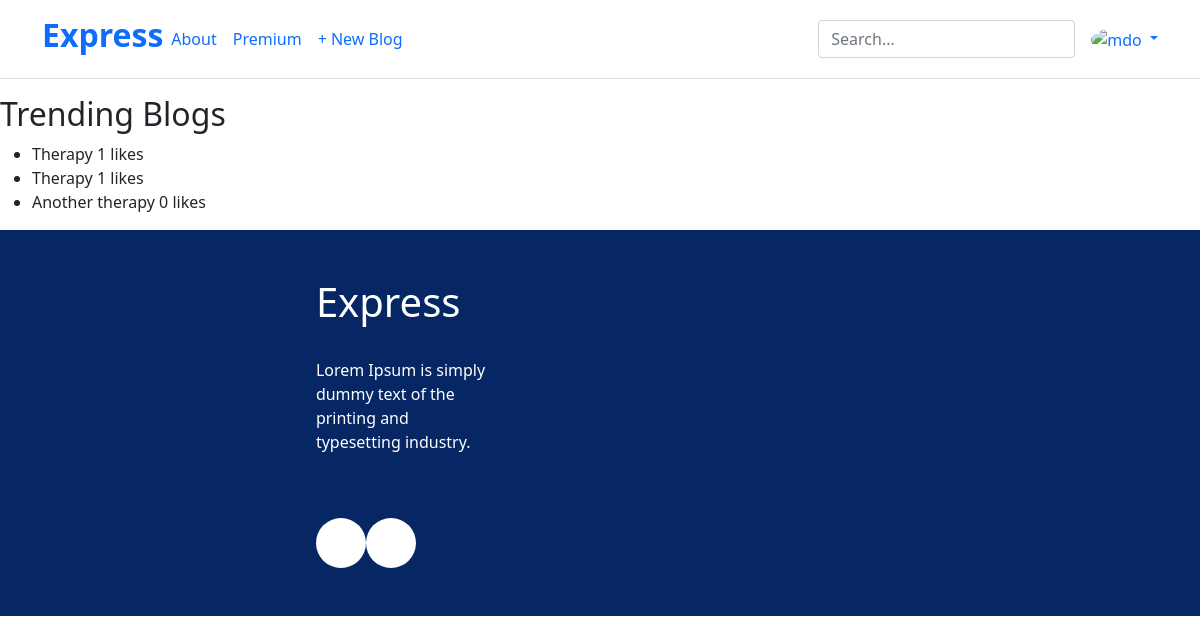
/trending/, run on an earlier commit of the app's database.
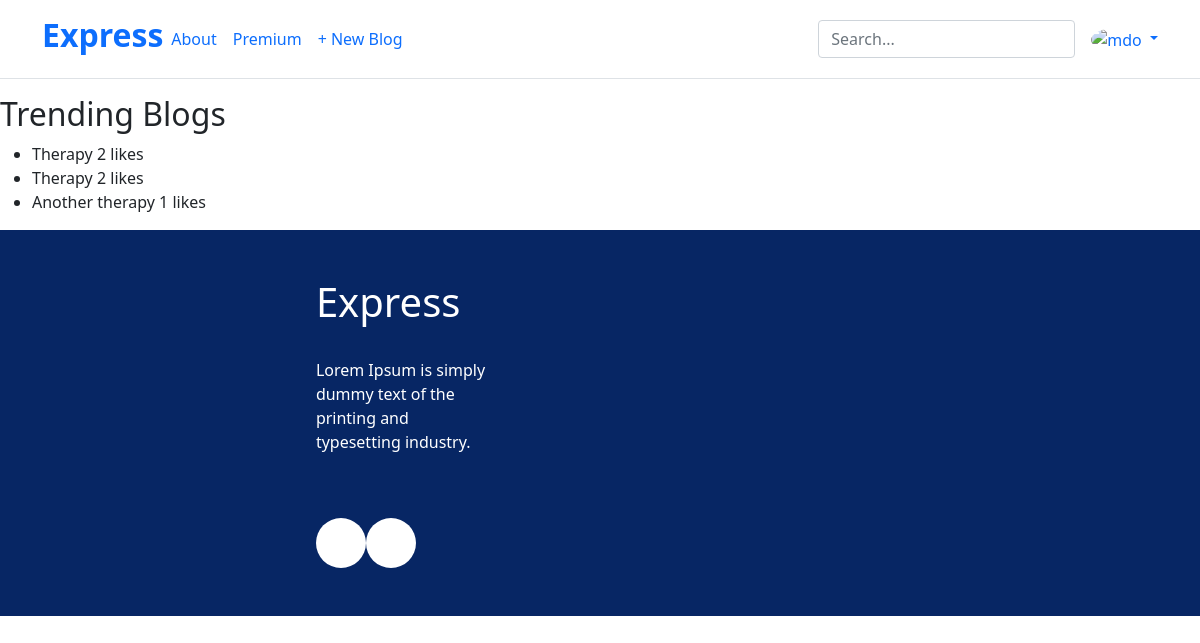
And on a later commit of the database.
### home/models.py (models this page shows, shortened)
class BlogPost(models.Model):
    title = models.CharField(max_length=200)
    content = models.TextField()
    image = ImageField(upload_to='blog_images/')  # Use ImageField instead of FileField
    date_published = models.DateTimeField(auto_now_add=True)
    hashtags = models.ManyToManyField(Hashtag, related_name='blog_posts')
    likes = models.PositiveIntegerField(default=0)

### home/views.py (the view)
# urls.py: path('trending/', views.trending_blogs, name='trending_blogs'),
def trending_blogs(request):
    trending_blogs = BlogPost.objects.order_by('-likes')[:3]
    context = {
        'trending_blogs': trending_blogs,
    }
    return render(request, 'base.html', context)

### templates/base.html (shortened to what this page needs)
<!DOCTYPE html>
<html lang="en">
  <head>
    <link
      href="https://cdn.jsdelivr.net/npm/bootstrap@5.0.0/dist/css/bootstrap.min.css"
      rel="stylesheet"
    />
  </head>
  <body>
    <header class="p-3 mb-3 border-bottom">
      <div class="container">
        <div
          class="d-flex flex-wrap align-items-center justify-content-center justify-content-lg-start"
        >
          <a
            href="/"
            class="d-flex align-items-center mb-2 mb-lg-0 link-body-emphasis text-decoration-none"
          >
            <h2><b> Express </b></h2>
          </a>
          <ul
            class="nav col-12 col-lg-auto me-lg-auto mb-2 justify-content-end mb-md-0 ml-5"
          >
            <li>
              <a href="#" class="nav-link px-2 link-body-emphasis ml-5"
                >About</a
              >
            </li>
            <li>
              <a href="#" class="nav-link px-2 link-body-emphasis">Premium</a>
            </li>
            <li>
              <a href="create/" class="nav-link px-2 link-body-emphasis"
                >+ New Blog</a
              >
            </li>
          </ul>
          <form
            class="col-12 col-lg-auto mb-3 mb-lg-0 me-lg-3"
            role="search"
            method="GET"
            action="{% url 'search_results' %}"
          >
            <input
              type="search"
              class="form-control"
              placeholder="Search..."
              aria-label="Search"
              name="query"
            />
          </form>
          <div class="dropdown text-end">
            <a
              href="#"
              class="d-block link-body-emphasis text-decoration-none dropdown-toggle"
              data-bs-toggle="dropdown"
              aria-expanded="false"
            >
              <img
                src="https://github.com/mdo.png"
                alt="mdo"
                width="32"
                height="32"
                class="rounded-circle"
              />
            </a>
          </div>
        </div>
      </div>
    </header>
    <section class="trending-blogs">
      <main>
        <h2>Trending Blogs</h2>
<ul>
    {% for blog in trending_blogs %}
        <li>
            {{ blog.title }}
            <span class="like-count">{{ blog.likes }}</span> likes
        </li>
    {% endfor %}
</ul>
      </main>
    </section>
    <footer>
      <div
        class="footer-container d-flex justify-content-center"
        style="background-color: #072664; width: 100%; justify-content: center"
      >
        <div
          class="max-width p-5 mx-0"
          style="color: white; max-width: 1320px; align-items: center"
        >
          <div class="row">
            <div class="col-md-4">
              <h1>Express</h1>
              <br />
              <p>
                Lorem Ipsum is simply dummy text of the printing and typesetting
                industry.
              </p>
              <br /><br />
              <div
                class="social-icons"
                style="display: flex; flex-direction: coloumn"
              >
                <a
                  id="instaHomeFooter"
                  href="#"
                  target=""
                  style="
                    background-color: white;
                    border-radius: 50%;
                    display: flex;
                    justify-content: center;
                    align-items: center;
                    overflow: hidden;
                    width: 50px;
                    height: 50px;
                  "
                >
                </a>
                <a
                  id="facebookHomeFooter"
                  href="#"
                  target=""
                  style="
                    background-color: white;
                    border-radius: 50%;
                    display: flex;
                    justify-content: center;
                    align-items: center;
                    overflow: hidden;
                    width: 50px;
                    height: 50px;
                    margin-left=10px;
                  "
                >
  </body>
</html>

What changed in the data, as far as the page shows it:
changed BlogPost (number 1 of 3 on the later page): likes "1" → "2"
changed BlogPost (number 2 of 3 on the later page): likes "1" → "2"
changed BlogPost "Another therapy": likes "0" → "1"
